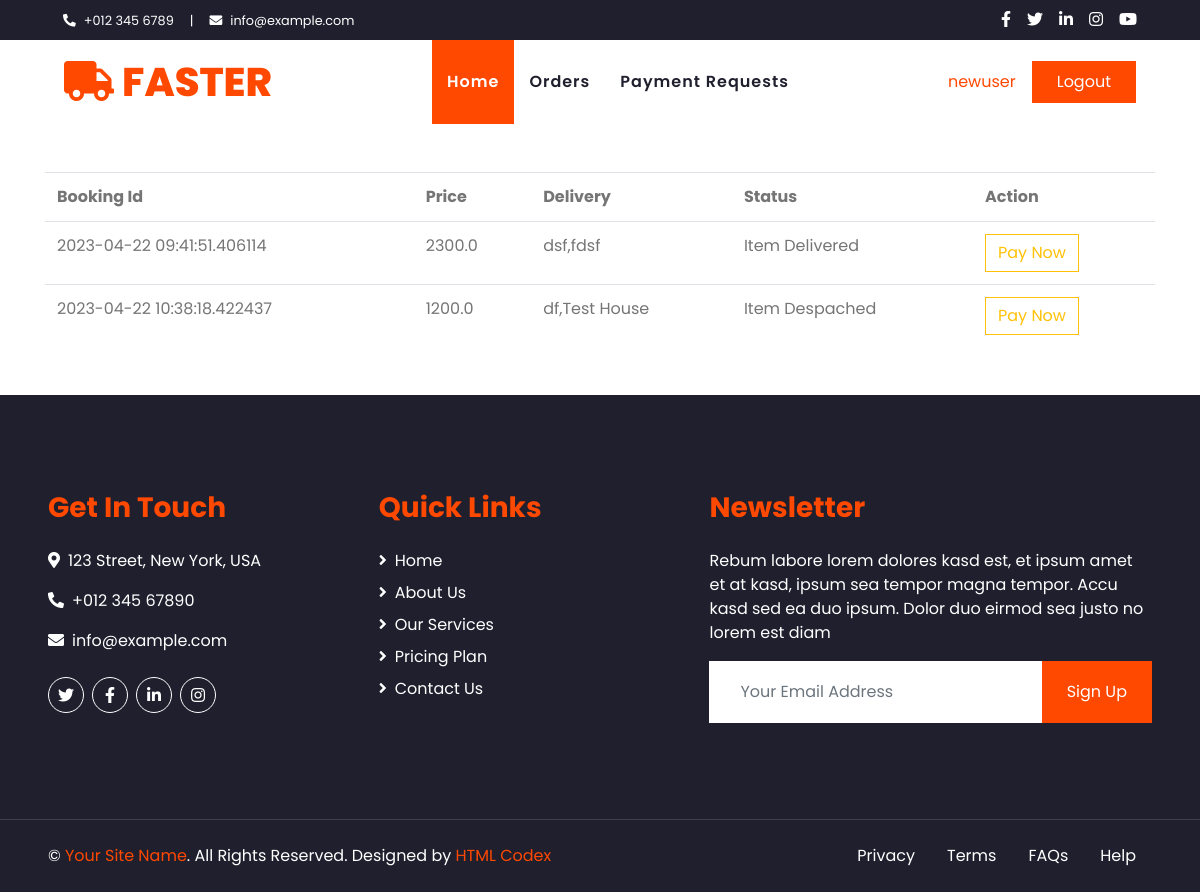
/paymentreq (signed in), run on the app's committed database.
### Home/models.py (models this page shows)
class Reqpayment(models.Model):
    booking = models.ForeignKey(GoodBooking,on_delete=models.CASCADE)
    status = models.BooleanField(default=True)
    user = models.ForeignKey(User,on_delete=models.CASCADE)

class GoodBooking(models.Model):
    name = models.CharField(max_length=20)
    user = models.ForeignKey(User,on_delete=models.CASCADE)
    delivery_person_name = models.CharField(max_length=255)
    d_House = models.CharField(max_length=255)
    d_City = models.CharField(max_length=20)
    d_state = models.CharField(max_length=20)
    d_country = models.CharField(max_length=20)
    d_phone = models.CharField(max_length=20)
    d_email = models.CharField(max_length=20)
    from_address = models.CharField(max_length=255)
    weight = models.FloatField(null = True)
    book_date = models.DateField(auto_now_add=True)
    pickup_date = models.DateField(auto_now_add=False,null=True)
    deliverd_date = models.DateField(auto_now_add=False,null=True)
    status = models.CharField(max_length=20)
    status_2 = models.CharField(max_length=20,null=True)
    status_3 = models.CharField(max_length=20,null=True)
    trackid = models.CharField(max_length=20,null=True)
    complation_status = models.BooleanField(default=False)
    itemtype = models.CharField(max_length=255)
    order_taken = models.BooleanField(default=False)
    staff_person = models.IntegerField(null=True)
    company = models.IntegerField(null=True)
    total_amount = models.FloatField(null=True)

### Home/views.py (the view)
# urls.py: path("paymentreq",views.paymentreq,name="paymentreq"),
@login_required(login_url='SignIn')
def paymentreq(request):
    payreq = Reqpayment.objects.filter(user = request.user)
    context = {
        "payreq":payreq
    }
    return render(request,"paymentreq.html",context)

### templates/paymentreq.html
{% extends "index.html" %}
{% block content %}
<div class="container mt-5">
<table class="table">
<tr>
    <th>Booking Id</th>
    <th>Price</th>
    <th>Delivery</th>
    <th>Status</th>
    <th>Action</th>
</tr>
{% for i in payreq %}
<tr>
    <td>{{i.booking.trackid}}</td>
    <td>{{i.booking.total_amount}}</td>
    <td>{{i.booking.delivery_person_name}},{{i.booking.d_House}}</td>
    <td>{{i.booking.status}}</td>
    <td><a href="{%url 'makepaymet' i.id%}" class="btn btn-outline-warning">Pay Now</a></td>
</tr>
{% endfor %}
    </table>
</div>
{% endblock %}

### templates/index.html (shortened to what this page needs)
{% load static %}
<!DOCTYPE html>
<html lang="en">
<head>
    <link href="https://cdnjs.cloudflare.com/ajax/libs/font-awesome/5.10.0/css/all.min.css" rel="stylesheet">
    <link href="{%static 'lib/owlcarousel/assets/owl.carousel.min.css' %}" rel="stylesheet">
    <link href="{%static 'css/style.css' %}" rel="stylesheet">
</head>
<body>
    <div class="container-fluid bg-dark">
        <div class="row py-2 px-lg-5">
            <div class="col-lg-6 text-center text-lg-left mb-2 mb-lg-0">
                <div class="d-inline-flex align-items-center text-white">
                    <small><i class="fa fa-phone-alt mr-2"></i>+012 345 6789</small>
                    <small class="px-3">|</small>
                    <small><i class="fa fa-envelope mr-2"></i>info@example.com</small>
                </div>
            </div>
            <div class="col-lg-6 text-center text-lg-right">
                <div class="d-inline-flex align-items-center">
                    <a class="text-white px-2" href="">
                        <i class="fab fa-facebook-f"></i>
                    </a>
                    <a class="text-white px-2" href="">
                        <i class="fab fa-twitter"></i>
                    </a>
                    <a class="text-white px-2" href="">
                        <i class="fab fa-linkedin-in"></i>
                    </a>
                    <a class="text-white px-2" href="">
                        <i class="fab fa-instagram"></i>
                    </a>
                    <a class="text-white pl-2" href="">
                        <i class="fab fa-youtube"></i>
                    </a>
                </div>
            </div>
        </div>
    </div>
    <div class="container-fluid p-0">
        <nav class="navbar navbar-expand-lg bg-light navbar-light py-3 py-lg-0 px-lg-5">
            <a href="index.html" class="navbar-brand ml-lg-3">
                <h1 class="m-0 display-5 text-uppercase text-primary"><i class="fa fa-truck mr-2"></i>Faster</h1>
            </a>
            <div class="collapse navbar-collapse justify-content-between px-lg-3" id="navbarCollapse">
                <div class="navbar-nav m-auto py-0">
                    <a href="{%url 'Index' %}" class="nav-item nav-link active">Home</a>
                    <a href="{%url 'Myorders' %}" class="nav-item nav-link">Orders</a>
                    <a href="{%url 'paymentreq' %}" class="nav-item nav-link">Payment Requests</a>
                </div>
                {% if request.user.is_authenticated %}
                <a href="" class="nav-item nav-link">{{request.user}}</a>
                <a href="{%url 'SignOut' %}" class="btn btn-primary py-2 px-4 d-none d-lg-block">Logout</a>
                    {% else %}
                <a href="{%url 'SignIn' %}" class="btn btn-primary py-2 px-4 d-none d-lg-block">Login</a>
                {% endif %}
            </div>
        </nav>
    </div>
    {% block content %}{% endblock %}
    <div class="container-fluid bg-dark text-white mt-5 py-5 px-sm-3 px-md-5">
        <div class="row pt-5">
            <div class="col-lg-7 col-md-6">
                <div class="row">
                    <div class="col-md-6 mb-5">
                        <h3 class="text-primary mb-4">Get In Touch</h3>
                        <p><i class="fa fa-map-marker-alt mr-2"></i>123 Street, New York, USA</p>
                        <p><i class="fa fa-phone-alt mr-2"></i>+012 345 67890</p>
                        <p><i class="fa fa-envelope mr-2"></i>info@example.com</p>
                        <div class="d-flex justify-content-start mt-4">
                            <a class="btn btn-outline-light btn-social mr-2" href="#"><i class="fab fa-twitter"></i></a>
                            <a class="btn btn-outline-light btn-social mr-2" href="#"><i class="fab fa-facebook-f"></i></a>
                            <a class="btn btn-outline-light btn-social mr-2" href="#"><i class="fab fa-linkedin-in"></i></a>
                            <a class="btn btn-outline-light btn-social" href="#"><i class="fab fa-instagram"></i></a>
                        </div>
                    </div>
                    <div class="col-md-6 mb-5">
                        <h3 class="text-primary mb-4">Quick Links</h3>
                        <div class="d-flex flex-column justify-content-start">
                            <a class="text-white mb-2" href="#"><i class="fa fa-angle-right mr-2"></i>Home</a>
                            <a class="text-white mb-2" href="#"><i class="fa fa-angle-right mr-2"></i>About Us</a>
                            <a class="text-white mb-2" href="#"><i class="fa fa-angle-right mr-2"></i>Our Services</a>
                            <a class="text-white mb-2" href="#"><i class="fa fa-angle-right mr-2"></i>Pricing Plan</a>
                            <a class="text-white" href="#"><i class="fa fa-angle-right mr-2"></i>Contact Us</a>
                        </div>
                    </div>
                </div>
            </div>
            <div class="col-lg-5 col-md-6 mb-5">
                <h3 class="text-primary mb-4">Newsletter</h3>
                <p>Rebum labore lorem dolores kasd est, et ipsum amet et at kasd, ipsum sea tempor magna tempor. Accu kasd sed ea duo ipsum. Dolor duo eirmod sea justo no lorem est diam</p>
                <div class="w-100">
                    <div class="input-group">
                        <input type="text" class="form-control border-light" style="padding: 30px;" placeholder="Your Email Address">
                        <div class="input-group-append">
                            <button class="btn btn-primary px-4">Sign Up</button>
                        </div>
                    </div>
                </div>
            </div>
        </div>
    </div>
    <div class="container-fluid bg-dark text-white border-top py-4 px-sm-3 px-md-5" style="border-color: #3E3E4E !important;">
        <div class="row">
            <div class="col-lg-6 text-center text-md-left mb-3 mb-md-0">
                <p class="m-0 text-white">&copy; <a href="#">Your Site Name</a>. All Rights Reserved.
				Designed by <a href="https://htmlcodex.com">HTML Codex</a>
                </p>
            </div>
            <div class="col-lg-6 text-center text-md-right">
                <ul class="nav d-inline-flex">
                    <li class="nav-item">
                        <a class="nav-link text-white py-0" href="#">Privacy</a>
                    </li>
                    <li class="nav-item">
                        <a class="nav-link text-white py-0" href="#">Terms</a>
                    </li>
                    <li class="nav-item">
                        <a class="nav-link text-white py-0" href="#">FAQs</a>
                    </li>
                    <li class="nav-item">
                        <a class="nav-link text-white py-0" href="#">Help</a>
                    </li>
                </ul>
            </div>
        </div>
    </div>
</body>
</html>

### data on the page
Reqpayment: booking.trackid "2023-04-22 09:41:51.406114", booking.total_amount "2300.0", booking.delivery_person_name "dsf", booking.d_House "fdsf", booking.status "Item Delivered"
Reqpayment: booking.trackid "2023-04-22 10:38:18.422437", booking.total_amount "1200.0", booking.delivery_person_name "df", booking.d_House "Test House", booking.status "Item Despached"

### other printed values
{{ request.user }} "newuser"
